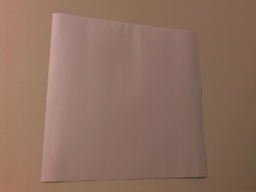
#> input picture Programs/PlaneAnamorphP/Archive/long_exposure.jpg, 256 x 192 px, shrunk from 1037 x 778 before the run, found by its file name; the run also reads 1 picture not shown here
$ python 'PlaneAnamorph03 (H_PC).py'   (Python 2 division)   (older library calls are emulated)
#> lines starting #> are read from the running program, lines starting #| are printed output that depends on the picture; after the words box and inside, x2 and y2 are one past the last pixel; in counts of white or black regions, pixels touching at a corner belong together
## Plane Anamorphism

'''
    Author: Van Mai Nguyen Thi
    Senior Project
    October 2014 - November 2014

    1. Calibrate:
        a. Project a rectangle
        b. Camera: detect corners
        c. Generate homography H relating camera image and projector image
    2. Using the H, (backward) warp the image to create the anamorphic image
    3. Projector: display the resulting image


Reference:
 - Video capture: from 'colect.py', from moodle2,bard.edu posted by Keith O'Hara.

'''

import numpy as np
import cv2

proj1 = cv2.imread('./data/blank.jpg')
width = proj1.shape[1]
#> width = 209
height = proj1.shape[0]
#> height = 118
cam1 = cv2.imread('./data/long_exposure.jpg', cv2.CV_LOAD_IMAGE_GRAYSCALE)
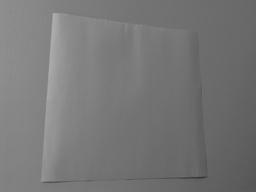
#> cam1: shape (192, 256); min 51, max 176, mean 118.8
dst = cv2.imread('./data/long_exposure.jpg')
#> dst is the input picture: shape (192, 256, 3); mean B, G, R 96, 111.2, 142.2
#cam2 = cv2.imread('./data/long_exposure.jpg') #pic to be warped
cam2 = cv2.imread('./data/small_rect.jpg') #pic to be warped
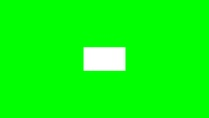
#> input picture Programs/BasicModel/data/small_rect.jpg, 209 x 118 px, shrunk from 848 x 480 before the run, found by its file name
#> cam2 is the input picture: shape (118, 209, 3); mean B, G, R 11.2, 254.8, 10.2

########################### Detect Corners
# I used goodFeaturesToTrack() because it is easier to get the top 4 corners,
# as well as specify the minimum distance between each feature

corners = cv2.goodFeaturesToTrack(cam1, 4, 0.01, cam1.shape[0]/20) # this is 3D!
#> corners = [[53, 13], [41, 180], [206, 176], [136, 25]]

########################### Classify corners: top/bottom-left/right
# Get 2 leftmost, then among them get higher and lower corner
# Order of corners: from top-left clockwise
#   i.e. top-left, top-right, bottom-right, bottom-left

corners2 = corners
#> corners2 = [[53, 13], [41, 180], [206, 176], [136, 25]]
corners = np.empty((4,2)) # 2D array: 4 rows, 2 columns
minx1 = cam1.shape[1] # width
#> minx1 = 256
minx2 = cam1.shape[1] # width
#> minx2 = 256
idx1 = 0
idx2 = 0
for i in range(4):
    if corners2[i][0][0] < minx1:
        minx2 = minx1
        idx2 = idx1
        minx1 = corners2[i][0][0]
        idx1 = i
    elif corners2[i][0][0] < minx2:
        minx2 = corners2[i][0][0]
        idx2 = i
#> this loop made 4 passes
#> (minx2, minx1) on pass 2: (53, 41)
#> minx1 on pass 1: 53
#> after the loop, idx1 = 1; idx2 = 0; minx1 = 41; minx2 = 53

if corners2[idx1][0][1] <= corners2[idx2][0][1]:
    corners[0] = corners2[idx1][0]
    corners[3] = corners2[idx2][0]
else:
    corners[0] = corners2[idx2][0]
    corners[3] = corners2[idx1][0]

idx3 = 10
idx4 = 0
for i in range(4):
    if i != idx1 and i != idx2:
        if idx3 == 10:
            idx3 = i
        else:
            idx4 = i
#> after the loop, idx3 = 2

if corners2[idx3][0][1] <= corners2[idx4][0][1]:
    corners[1] = corners2[idx3][0]
    corners[2] = corners2[idx4][0]
else:
    corners[1] = corners2[idx4][0]
    corners[2] = corners2[idx3][0]

print('Detected corners: '+str(corners))
for i in range(4):
    cv2.circle(dst, (int(corners[i][0]),int(corners[i][1])), 10, (255,0,0), -1)
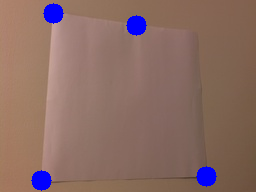
#> dst: shape (192, 256, 3); 2.58% of pixels changed, all inside (x1, y1, x2, y2) = (31, 3, 217, 191)

cv2.imshow('dst',dst)

########################### Generate homography H: projector -> camera
### based on Keith's lab about homographies

src_corners = np.array([[0.0,0.0], [width-1,0.0], [width-1,height-1], [0.0,height-1]])
#> src_corners = [[0, 0], [208, 0], [208, 117], [0, 117]]

H, mask = cv2.findHomography(src_corners, corners, cv2.RANSAC,5.0)
#> H = [[0.459, -0.29, 53], [0.0687, 0.603, 13], [0.000441, -0.00458, 1]]; mask = [1, 1, 1, 1]
print('H = '+str(H))
#| H = [[ 4.59038156e-01 -2.90358113e-01  5.30000000e+01]
#|  [ 6.87216633e-02  6.02888919e-01  1.30000000e+01]
#|  [ 4.41174226e-04 -4.58034171e-03  1.00000000e+00]]

HInv = np.linalg.inv(H)
#> HInv = [[2.27, 0.163, -122.5], [-0.216, 1.49, -7.97], [-0.00199, 0.00677, 1.02]]
print('\nHInv (inverse) = '+str(HInv))
#| HInv (inverse) = [[ 2.27178814e+00  1.63242262e-01 -1.22526921e+02]
#|  [-2.16009279e-01  1.49406418e+00 -7.97434256e+00]
#|  [-1.99165069e-03  6.77130621e-03  1.01753051e+00]]

# Verify that H is correct by checking that src_corners map to corners
for i in range(4):
    p = np.array([[src_corners[i][0]], [src_corners[i][1]],[1]])
    p = np.mat(p) # vertical
    p = H.dot(p)
    p /= p[2]

    if p[0][0] == corners[i][0] and p[1][0] == corners[i][1]:
        print(str(p)+'='+str(corners[i]))
    else:
        print(str(p)+'NOT ='+str(corners[i]))
#> this loop made 4 passes
#> p on passes 1 to 4: [[53], [13], [1]], [[136], [25], [1]], [[206], [176], [1]], [[41], [180], [1]]
#| [[53.]
#|  [13.]
#|  [ 1.]]NOT =[53. 13.]
#| [[136.]
#|  [ 25.]
#|  [  1.]]NOT =[136.  25.]
#| [[206.]
#|  [176.]
#|  [  1.]]NOT =[206. 176.]
#| [[ 41.]
#> (further printed lines are left out)

# Verify that HInv is correct
print 'Check HInv:'
for i in range(4):
    p = np.array([[corners[i][0]], [corners[i][1]],[1]])
    p = np.mat(p) # vertical
    p = HInv.dot(p)
    p /= p[2]

    if p[0][0] == src_corners[i][0] and p[1][0] == src_corners[i][1]:
        print(str(p)+'='+str(src_corners[i]))
    else:
        print(str(p)+'NOT ='+str(src_corners[i]))
#> this loop made 4 passes
#> p on passes 1 to 4: [[-4.26e-14], [4.44e-14], [1]], [[208], [4.65e-14], [1]], [[208], [117], [1]], [[-1.45e-13], [117], [1]]
#| [[-4.26325641e-14]
#|  [ 4.44089210e-14]
#|  [ 1.00000000e+00]]NOT =[0. 0.]
#| [[2.08000000e+02]
#|  [4.65447089e-14]
#|  [1.00000000e+00]]NOT =[208.   0.]
#| [[208.]
#|  [117.]
#|  [  1.]]NOT =[208. 117.]
#| [[-1.45095675e-13]
#> (further printed lines are left out)

########################### Warp (create anamorphic image)
'''H = np.array([[np.cos(np.pi/10), -np.sin(np.pi/10), 0],
              [np.sin(np.pi/10),  np.cos(np.pi/10), 0],
              [0, 0, 1] ])'''

# Check where corners will land to estimate best size for anamorph image
'''pts = np.array([[0.0, 0.0, 1],
                [cam2.shape[1], 0.0, 1],
                [cam2.shape[1], cam2.shape[0], 1],
                [0.0, cam2.shape[0], 1]])

print('Corners of the picture to be warped: \n'+str(pts))
pts = HInv.dot(pts.transpose())
print('Corners projection on anamorph image: \n'+str(pts))
pts /= pts[2]
pts = pts.transpose()
print('Corners projection on anamorph image (scaled for w=1): \n'+str(pts))
left    = min(pts[0][0], pts[3][0])
right   = max(pts[1][0], pts[2][0])
top     = min(pts[0][1], pts[1][1])
bottom  = max(pts[2][1], pts[3][1])

anamorph = np.zeros((int(bottom-top+1),int(right-left+1),3), np.uint8) # blank image
#np.zeros((height,width, 3), np.uint8)'''

anamorph = np.zeros((height,width,3), np.uint8) # blank image

print('anamorph.shape = '+str(anamorph.shape[0])+','+str(anamorph.shape[1]))
#| anamorph.shape = 118,209

# Backward warping: loop through anamorph image (resulting pre-warped image)
# src = stored in variable cam2; this is the image image we want to see in the camera
# dst = anamorph; pre-warped version of src
'''for y in range(anamorph.shape[0]):
    for x in range(anamorph.shape[1]):
        p = np.array([[x],[y],[1]]) #([[x+left],[y+top],[1]])
        p = np.mat(p) # vertical
        p = H.dot(p)
        p /= p[2]

        if 0 < int(p[0][0]) < cam2.shape[1] and 0 < int(p[1][0]) < cam2.shape[0]:
            anamorph[y][x] = cam2[int(p[1][0])][int(p[0][0])]'''

#forward warp
for y in range(cam2.shape[0]):
    for x in range(cam2.shape[1]):
        p = np.array([[x],[y],[1]]) #([[x+left],[y+top],[1]])
        p = np.mat(p) # vertical
        p = HInv.dot(p)
        p /= p[2]

        if 0 < int(p[0][0]) < anamorph.shape[1] and 0 < int(p[1][0]) < anamorph.shape[0]:
            anamorph[int(p[1][0])][int(p[0][0])] = cam2[y][x]
        '''if 0 < int(p[0][0]-left) < anamorph.shape[1] and 0 < int(p[1][0]-top) < anamorph.shape[0]:
            anamorph[int(p[1][0]-top)][int(p[0][0]-left)] = cam2[y][x]'''
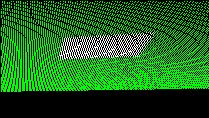
#> anamorph: shape (118, 209, 3); mean B, G, R 10.2, 95, 9.9

cv2.imshow('cam2',cam2)
cv2.imshow('anamorph',anamorph)
cv2.imwrite('anamorph.jpg', anamorph)
cv2.imwrite('./displayFullScreen/data/anamorph.jpg', anamorph)

print('Created anamorph')

###########################

k = cv2.waitKey(0) # & 0xFF
#> (key q is pressed here)
if k == 27 or k == ord('q'):         # wait for ESC or 'q' key to exit
    cv2.destroyAllWindows()
